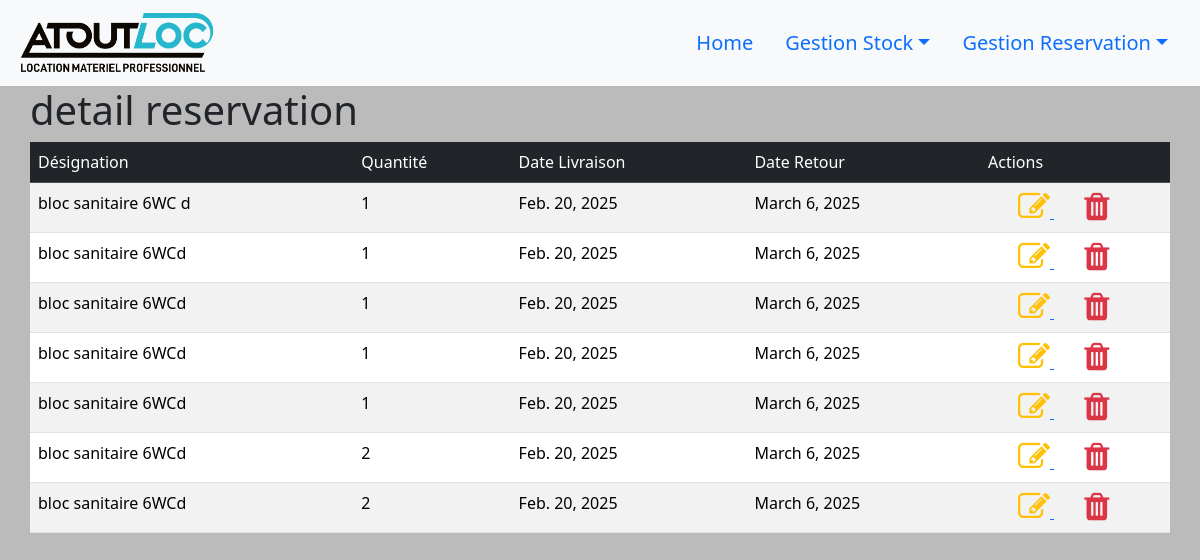
Before: /detailReservation/3-2025 (signed in) with the older database file.
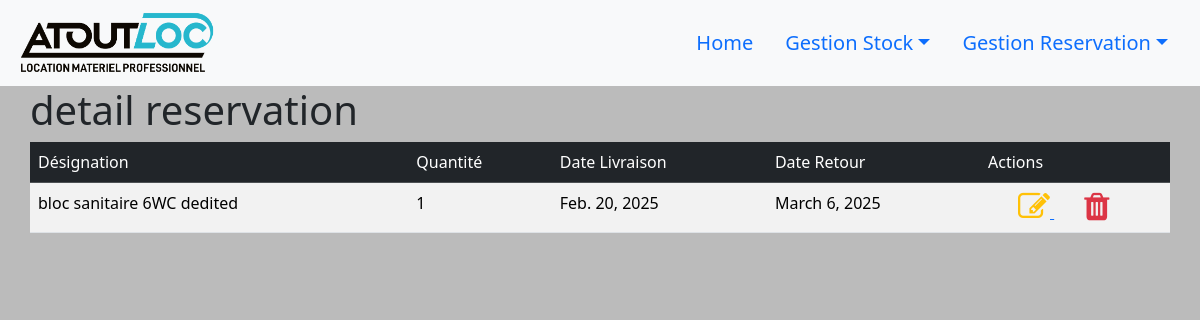
After: the same page with the newer database file.
### inventaire/models.py (models this page shows)
class DetilsReservation(models.Model):
    refReservation=models.ForeignKey(Reservation, on_delete=models.CASCADE)
    designation=models.CharField(max_length=200)
    qte=models.IntegerField(default=1)
    dateLivraison=models.DateField(default=timezone.now())
    dateRetour=models.DateField(default=timezone.now())
    def __str__(self):
        return self.designation

### inventaire/views.py (the view)
# urls.py: path('detailReservation/<str:ref>',detailReservation,name='detailReservation'),
@login_required
def detailReservation(request,ref):
    r=DetilsReservation.objects.filter(refReservation=ref)
    print(r)
    return render(request,"inventaire/detailReservation.html",{'title':'Details Reservation', 'reservation':r})

### inventaire/models.py (called while the page is built)
    def __str__(self):
        return self.refReservation

### inventaire/templates/inventaire/detailReservation.html
{% extends 'base.html' %}
{% block content %}
    <h1>detail reservation</h1>
    <table class="table table-striped table-hover">
        <thead class="table-dark">
            <tr>
                <td>Désignation</td>
                <td>Quantité</td>
                <td>Date Livraison</td>
                <td>Date Retour</td>
                <td>Actions</td>
            </tr>
        </thead>
        <tbody>
            {% for r in reservation %}
            <tr>
                <td>{{r.designation}}</td>
                <td>{{r.qte}}</td>
                <td>{{r.dateLivraison}}</td>
                <td>{{r.dateRetour}}</td>
                <td class="col-md-2 action">
                    <a href="#">
                        <i class="fa fa-edit  fa-2x  text-warning"></i>
                    </a>
                    <a href="{% url 'deleteDetailReservation' r.id r.refReservation %}">
                        <i class="fa fa-trash fa-2x  text-danger"></i>
                    </a>
                </td>
            </tr>
            {% endfor %}
        </tbody>
    </table>
{% endblock content %}

Changed rows visible on the page:
removed DetilsReservation: designation "bloc sanitaire 6WC d", qte "1", dateLivraison "Feb. 20, 2025", dateRetour "March 6, 2025"
removed DetilsReservation: designation "bloc sanitaire 6WCd", qte "1", dateLivraison "Feb. 20, 2025", dateRetour "March 6, 2025"
removed DetilsReservation: designation "bloc sanitaire 6WCd", qte "1", dateLivraison "Feb. 20, 2025", dateRetour "March 6, 2025"
removed DetilsReservation: designation "bloc sanitaire 6WCd", qte "1", dateLivraison "Feb. 20, 2025", dateRetour "March 6, 2025"
removed DetilsReservation: designation "bloc sanitaire 6WCd", qte "1", dateLivraison "Feb. 20, 2025", dateRetour "March 6, 2025"
removed DetilsReservation: designation "bloc sanitaire 6WCd", qte "2", dateLivraison "Feb. 20, 2025", dateRetour "March 6, 2025"
removed DetilsReservation: designation "bloc sanitaire 6WCd", qte "2", dateLivraison "Feb. 20, 2025", dateRetour "March 6, 2025"
added DetilsReservation: designation "bloc sanitaire 6WC dedited", qte "1", dateLivraison "Feb. 20, 2025", dateRetour "March 6, 2025"
